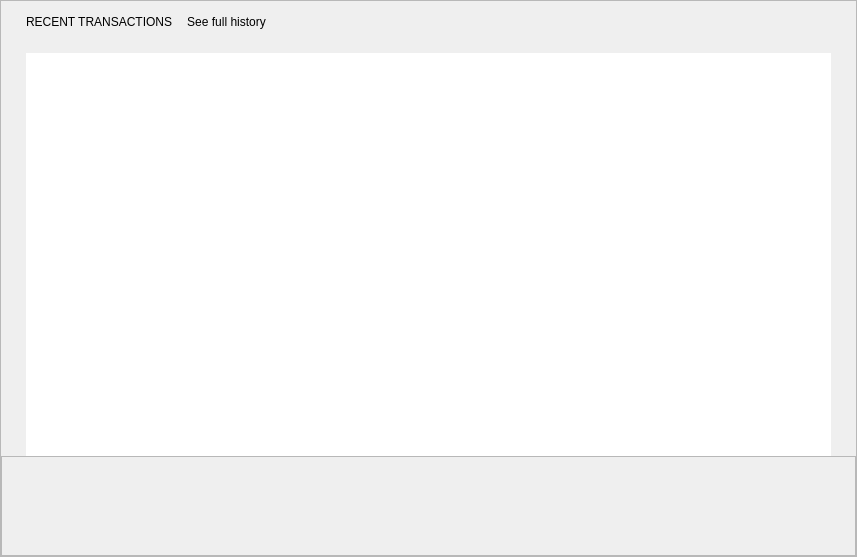
<?xml version="1.0" encoding="UTF-8"?>
<ui version="4.0">
 <class>OverviewFrame</class>
 <widget class="QFrame" name="OverviewFrame">
  <property name="geometry">
   <rect>
    <x>0</x>
    <y>0</y>
    <width>857</width>
    <height>557</height>
   </rect>
  </property>
  <property name="windowTitle">
   <string>Frame</string>
  </property>
  <property name="frameShape">
   <enum>QFrame::StyledPanel</enum>
  </property>
  <property name="frameShadow">
   <enum>QFrame::Raised</enum>
  </property>
  <layout class="QVBoxLayout" name="verticalLayout" stretch="0,0,0,0,1,0">
   <property name="spacing">
    <number>0</number>
   </property>
   <property name="leftMargin">
    <number>0</number>
   </property>
   <property name="topMargin">
    <number>0</number>
   </property>
   <property name="rightMargin">
    <number>0</number>
   </property>
   <property name="bottomMargin">
    <number>0</number>
   </property>
   <item>
    <widget class="WalletGui::OverviewHeaderFrame" name="m_overviewHeaderFrame">
     <property name="frameShape">
      <enum>QFrame::NoFrame</enum>
     </property>
     <property name="frameShadow">
      <enum>QFrame::Raised</enum>
     </property>
    </widget>
   </item>
   <item>
    <spacer name="verticalSpacer_2">
     <property name="orientation">
      <enum>Qt::Vertical</enum>
     </property>
     <property name="sizeType">
      <enum>QSizePolicy::Fixed</enum>
     </property>
     <property name="sizeHint" stdset="0">
      <size>
       <width>10</width>
       <height>10</height>
      </size>
     </property>
    </spacer>
   </item>
   <item>
    <layout class="QHBoxLayout" name="horizontalLayout">
     <property name="spacing">
      <number>10</number>
     </property>
     <property name="leftMargin">
      <number>25</number>
     </property>
     <item>
      <widget class="WalletGui::WalletHeaderLabel" name="m_overviewTransactionsTextLabel">
       <property name="text">
        <string>RECENT TRANSACTIONS</string>
       </property>
       <property name="indent">
        <number>0</number>
       </property>
      </widget>
     </item>
     <item>
      <widget class="WalletGui::WalletTinyLinkLikeButton" name="m_allTransactionsButton">
       <property name="cursor">
        <cursorShape>PointingHandCursor</cursorShape>
       </property>
       <property name="focusPolicy">
        <enum>Qt::NoFocus</enum>
       </property>
       <property name="text">
        <string>See full history</string>
       </property>
       <property name="flat">
        <bool>true</bool>
       </property>
      </widget>
     </item>
     <item>
      <spacer name="horizontalSpacer">
       <property name="orientation">
        <enum>Qt::Horizontal</enum>
       </property>
       <property name="sizeHint" stdset="0">
        <size>
         <width>40</width>
         <height>20</height>
        </size>
       </property>
      </spacer>
     </item>
    </layout>
   </item>
   <item>
    <spacer name="verticalSpacer">
     <property name="orientation">
      <enum>Qt::Vertical</enum>
     </property>
     <property name="sizeType">
      <enum>QSizePolicy::Fixed</enum>
     </property>
     <property name="sizeHint" stdset="0">
      <size>
       <width>20</width>
       <height>20</height>
      </size>
     </property>
    </spacer>
   </item>
   <item>
    <layout class="QHBoxLayout" name="horizontalLayout_3">
     <property name="spacing">
      <number>0</number>
     </property>
     <item>
      <spacer name="horizontalSpacer_2">
       <property name="orientation">
        <enum>Qt::Horizontal</enum>
       </property>
       <property name="sizeType">
        <enum>QSizePolicy::Fixed</enum>
       </property>
       <property name="sizeHint" stdset="0">
        <size>
         <width>25</width>
         <height>20</height>
        </size>
       </property>
      </spacer>
     </item>
     <item>
      <widget class="WalletGui::WalletTableView" name="m_recentTransactionsView">
       <property name="enabled">
        <bool>true</bool>
       </property>
       <property name="focusPolicy">
        <enum>Qt::NoFocus</enum>
       </property>
       <property name="frameShape">
        <enum>QFrame::NoFrame</enum>
       </property>
       <property name="verticalScrollBarPolicy">
        <enum>Qt::ScrollBarAlwaysOff</enum>
       </property>
       <property name="editTriggers">
        <set>QAbstractItemView::NoEditTriggers</set>
       </property>
       <property name="alternatingRowColors">
        <bool>true</bool>
       </property>
       <property name="selectionMode">
        <enum>QAbstractItemView::NoSelection</enum>
       </property>
       <property name="selectionBehavior">
        <enum>QAbstractItemView::SelectItems</enum>
       </property>
       <property name="textElideMode">
        <enum>Qt::ElideMiddle</enum>
       </property>
       <property name="verticalScrollMode">
        <enum>QAbstractItemView::ScrollPerPixel</enum>
       </property>
       <property name="showGrid">
        <bool>false</bool>
       </property>
       <property name="wordWrap">
        <bool>false</bool>
       </property>
       <property name="cornerButtonEnabled">
        <bool>false</bool>
       </property>
       <attribute name="horizontalHeaderHighlightSections">
        <bool>false</bool>
       </attribute>
       <attribute name="verticalHeaderVisible">
        <bool>false</bool>
       </attribute>
      </widget>
     </item>
     <item>
      <spacer name="horizontalSpacer_9">
       <property name="orientation">
        <enum>Qt::Horizontal</enum>
       </property>
       <property name="sizeType">
        <enum>QSizePolicy::Fixed</enum>
       </property>
       <property name="sizeHint" stdset="0">
        <size>
         <width>25</width>
         <height>20</height>
        </size>
       </property>
      </spacer>
     </item>
    </layout>
   </item>
   <item>
    <widget class="QFrame" name="m_newsFrame">
     <property name="minimumSize">
      <size>
       <width>0</width>
       <height>100</height>
      </size>
     </property>
     <property name="frameShape">
      <enum>QFrame::StyledPanel</enum>
     </property>
     <property name="frameShadow">
      <enum>QFrame::Raised</enum>
     </property>
     <layout class="QHBoxLayout" name="horizontalLayout_4">
      <property name="spacing">
       <number>0</number>
      </property>
      <property name="leftMargin">
       <number>0</number>
      </property>
      <property name="topMargin">
       <number>0</number>
      </property>
      <property name="rightMargin">
       <number>0</number>
      </property>
      <property name="bottomMargin">
       <number>0</number>
      </property>
      <item>
       <widget class="WalletGui::NewsFrame" name="m_blogFrame">
        <property name="frameShape">
         <enum>QFrame::NoFrame</enum>
        </property>
        <property name="frameShadow">
         <enum>QFrame::Raised</enum>
        </property>
       </widget>
      </item>
     </layout>
    </widget>
   </item>
  </layout>
 </widget>
 <customwidgets>
  <customwidget>
   <class>WalletGui::WalletTinyLinkLikeButton</class>
   <extends>QPushButton</extends>
   <header>Gui/Common/WalletLinkLikeButton.h</header>
  </customwidget>
  <customwidget>
   <class>WalletGui::WalletHeaderLabel</class>
   <extends>QLabel</extends>
   <header>Gui/Common/WalletTextLabel.h</header>
  </customwidget>
  <customwidget>
   <class>WalletGui::WalletTableView</class>
   <extends>QTableView</extends>
   <header>Gui/Common/WalletTableView.h</header>
  </customwidget>
  <customwidget>
   <class>WalletGui::OverviewHeaderFrame</class>
   <extends>QFrame</extends>
   <header>Gui/Overview/OverviewHeaderFrame.h</header>
   <container>1</container>
  </customwidget>
  <customwidget>
   <class>WalletGui::NewsFrame</class>
   <extends>QFrame</extends>
   <header>Gui/Common/NewsFrame.h</header>
   <container>1</container>
  </customwidget>
 </customwidgets>
 <resources>
  <include location="../../resources.qrc"/>
 </resources>
 <connections>
  <connection>
   <sender>m_recentTransactionsView</sender>
   <signal>doubleClicked(QModelIndex)</signal>
   <receiver>OverviewFrame</receiver>
   <slot>showTransactionDetails(QModelIndex)</slot>
   <hints>
    <hint type="sourcelabel">
     <x>428</x>
     <y>265</y>
    </hint>
    <hint type="destinationlabel">
     <x>428</x>
     <y>278</y>
    </hint>
   </hints>
  </connection>
 </connections>
 <slots>
  <slot>showTransactionDetails(QModelIndex)</slot>
 </slots>
</ui>
